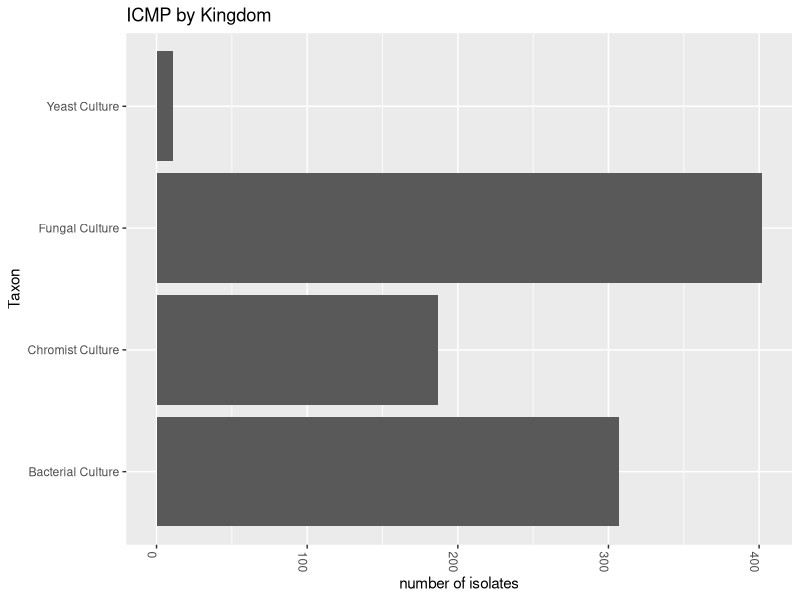
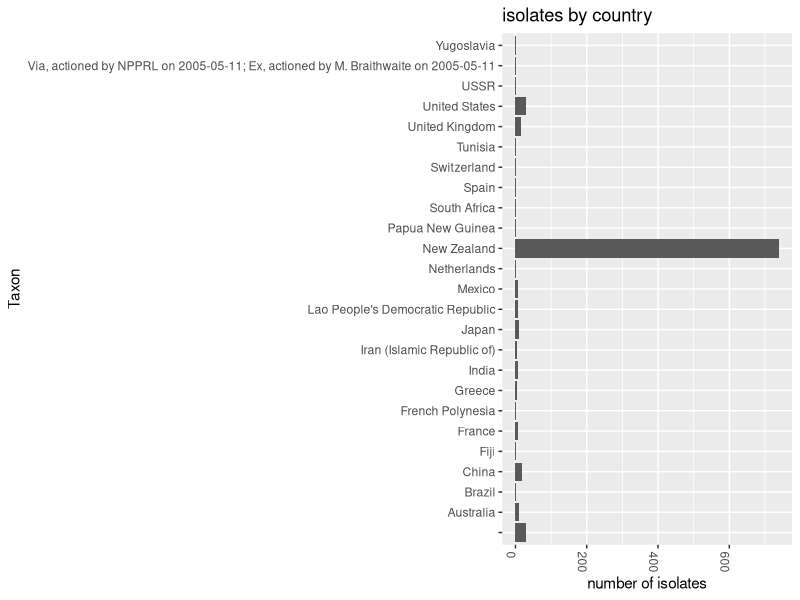
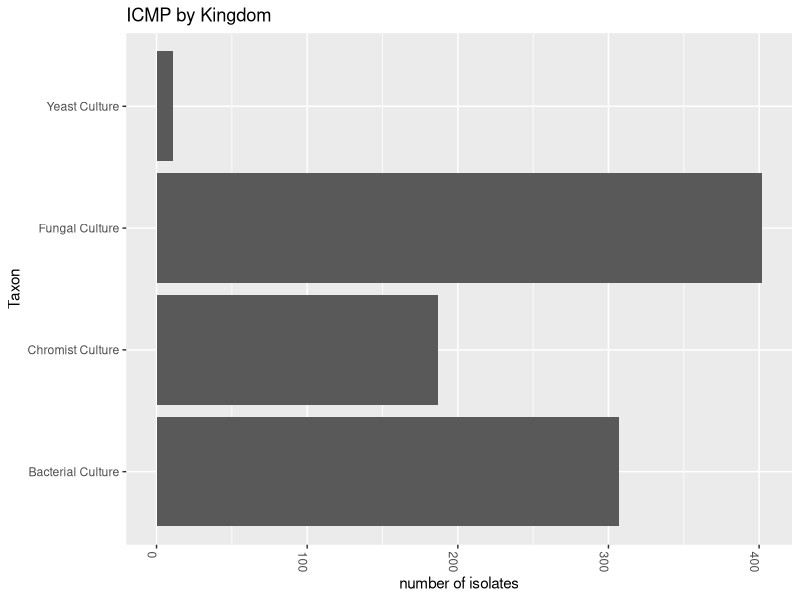
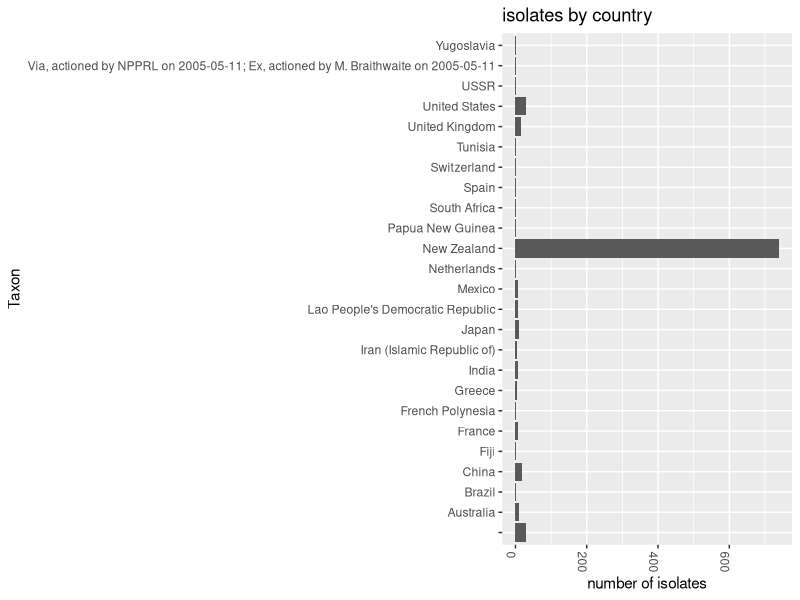

These figures' R source, in order:
## R Script to process SCD data ##

## --------------------- Load data -----------------------------------
SCD.full <- read.csv("SCDSpecimens.csv") #note need someway to ignore first column
head(SCD.full)
summary(SCD.full, maxsum=40)

#ggplot code for kingdom
attach(SCD.full) #this means we don't need the $ sign
require(ggplot2)
p <- ggplot(SCD.full, aes(SpecimenType)) + labs(title = "ICMP by Kingdom") + labs(x = "Taxon", y = "number of isolates")
p <- p + theme(axis.text.x=element_text(angle=-90, hjust=0))
p + geom_bar()+ coord_flip()
print_bars <- p + geom_bar()+ coord_flip()
ggsave(print_bars, file='ICMP_kingdoms.pdf', width=10, height=10)

#ggplot code for country
attach(SCD.full) #this means we don't need the $ sign
require(ggplot2)
p <- ggplot(SCD.full, aes(Country_CE1)) + labs(title = "isolates by country") + labs(x = "Taxon", y = "number of isolates")
p <- p + theme(axis.text.x=element_text(angle=-90, hjust=0))
p + geom_bar()+ coord_flip()
print_bars <- p + geom_bar()+ coord_flip()
ggsave(print_bars, file='ICMP_kingdoms.pdf', width=10, height=10)

#git chnge test